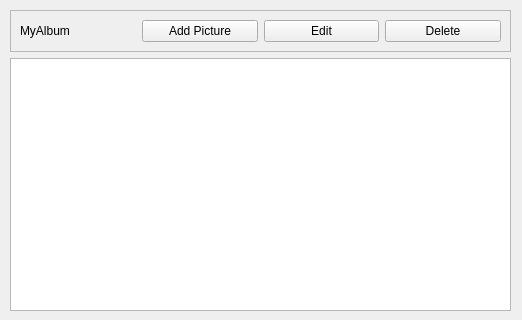
<?xml version="1.0" encoding="UTF-8"?>
<ui version="4.0">
 <class>AlbumWidget</class>
 <widget class="QWidget" name="AlbumWidget">
  <property name="geometry">
   <rect>
    <x>0</x>
    <y>0</y>
    <width>522</width>
    <height>320</height>
   </rect>
  </property>
  <property name="windowTitle">
   <string>Form</string>
  </property>
  <widget class="QWidget" name="">
   <property name="geometry">
    <rect>
     <x>10</x>
     <y>10</y>
     <width>501</width>
     <height>301</height>
    </rect>
   </property>
   <layout class="QVBoxLayout" name="verticalLayout">
    <item>
     <widget class="QFrame" name="albumInfoFrame">
      <property name="frameShape">
       <enum>QFrame::StyledPanel</enum>
      </property>
      <property name="frameShadow">
       <enum>QFrame::Raised</enum>
      </property>
      <layout class="QHBoxLayout" name="horizontalLayout_2">
       <item>
        <layout class="QHBoxLayout" name="horizontalLayout">
         <item>
          <widget class="QLabel" name="albumName">
           <property name="text">
            <string>MyAlbum</string>
           </property>
          </widget>
         </item>
         <item>
          <widget class="QPushButton" name="addPicturesButton">
           <property name="text">
            <string>Add Picture</string>
           </property>
           <property name="icon">
            <iconset resource="resources.qrc">
             <normaloff>:/Images/PhotoAdd.png</normaloff>:/Images/PhotoAdd.png</iconset>
           </property>
          </widget>
         </item>
         <item>
          <widget class="QPushButton" name="editButton">
           <property name="text">
            <string>Edit</string>
           </property>
           <property name="icon">
            <iconset resource="resources.qrc">
             <normaloff>:/Images/AlbumEdit.jpeg</normaloff>:/Images/AlbumEdit.jpeg</iconset>
           </property>
          </widget>
         </item>
         <item>
          <widget class="QPushButton" name="deleteButton">
           <property name="text">
            <string>Delete</string>
           </property>
           <property name="icon">
            <iconset resource="resources.qrc">
             <normaloff>:/Images/PhotoDelete.png</normaloff>:/Images/PhotoDelete.png</iconset>
           </property>
          </widget>
         </item>
        </layout>
       </item>
      </layout>
     </widget>
    </item>
    <item>
     <widget class="QListView" name="thumbnailListView"/>
    </item>
   </layout>
  </widget>
 </widget>
 <resources>
  <include location="resources.qrc"/>
 </resources>
 <connections/>
</ui>
